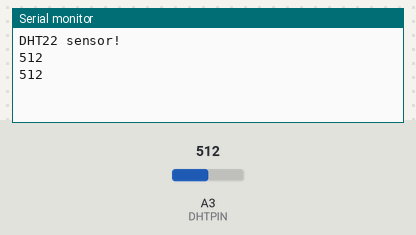
Bench run of a sketch on a simulated Arduino Uno, built with avr-gcc and run on an emulated ATmega328P. Parts: the last lines printed to the serial monitor. The inputs (shaded band) are chosen by the test bench; at power-on: A3 (DHTPIN) = 512.

Above: at 2.8 s.
2.9 s: A3 (DHTPIN) set to 716
At 5.0 s:
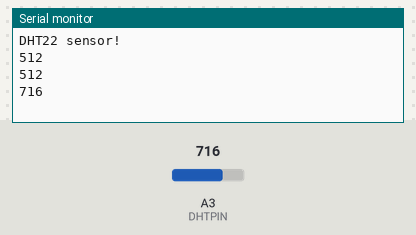
5.6 s: A3 (DHTPIN) set to 900
At 6.5 s:
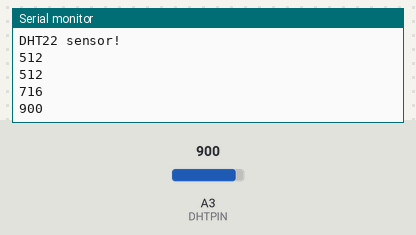
Timing chart, 0 to 8.6 s (numbered marks = the images above; inputs shaded):
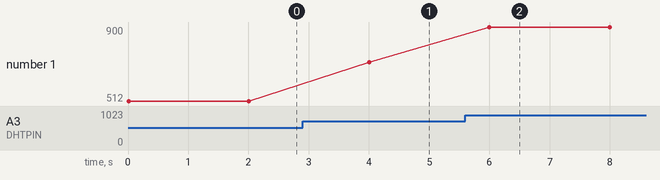

Measured:
- after the input at 2.9 s, the serial monitor: prints a new line after 1.1 s (image 1)
- after the input at 5.6 s, the serial monitor: prints a new line after 0.40 s (image 2)
- plotted number 1: 512 → 716 after the input at 2.9 s, 716 → 900 after the input at 5.6 s

The sketch:

testPin.ino
```cpp
#define DHTPIN 17

void setup() {
  // put your setup code here, to run once:
  Serial.begin(9600);
   pinMode(DHTPIN,INPUT);
  Serial.println("DHT22 sensor!");
}

void loop() {
  // put your main code here, to run repeatedly:
  int a0= analogRead(DHTPIN);
  Serial.println(a0);
  delay(2000);
}
```
